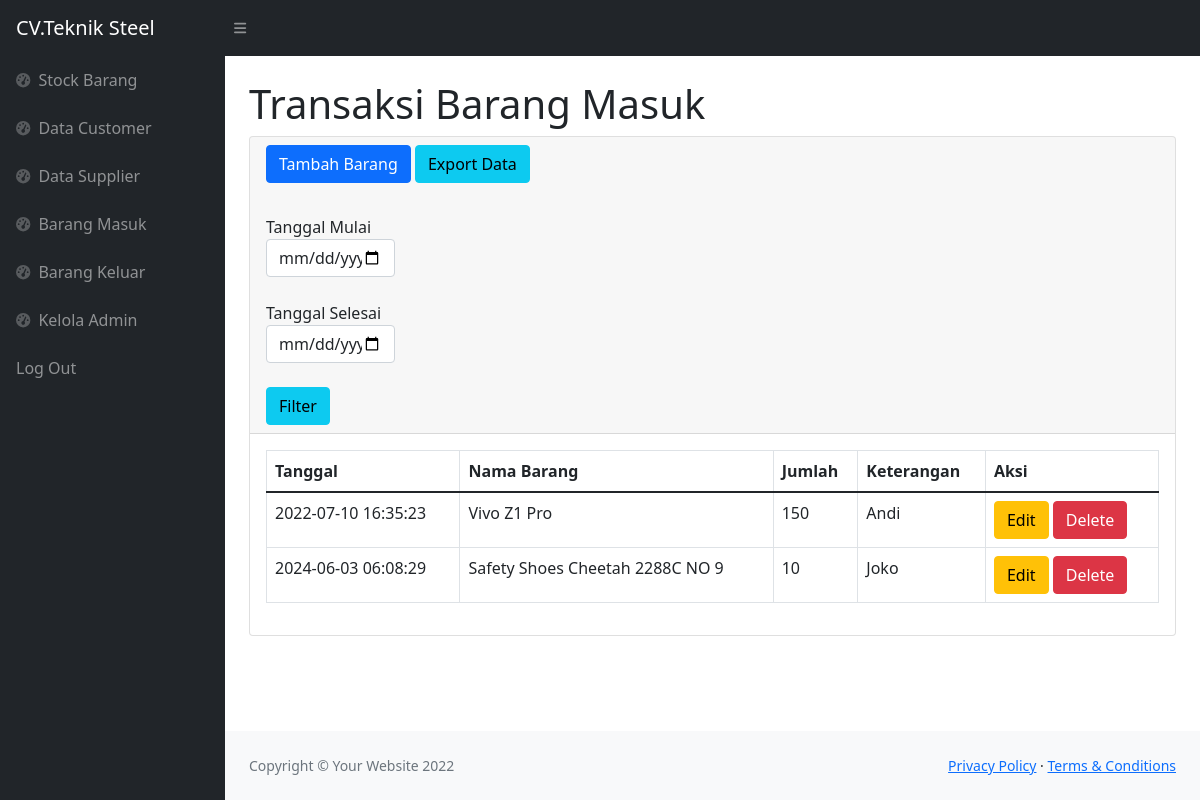
The page /masuk.php (signed in) on the database its author committed.
### tables this page shows
CREATE TABLE `masuk` (
  `idmasuk` int(11) NOT NULL,
  `idbarang` int(11) NOT NULL,
  `idsupplier` int(11) NOT NULL,
  `tanggal` timestamp NOT NULL DEFAULT current_timestamp(),
  `keterangan` varchar(25) NOT NULL,
  `qty` int(11) NOT NULL
);

CREATE TABLE `stock` (
  `idbarang` int(11) NOT NULL,
  `namabarang` varchar(50) NOT NULL,
  `deskripsi` varchar(25) NOT NULL,
  `stock` int(11) NOT NULL
);

### masuk.php (the view, shortened to what this page needs)
<?php
require 'function.php';
?>
<!DOCTYPE html>
<html lang="en">
    <head>
        <link href="https://cdn.jsdelivr.net/npm/simple-datatables@latest/dist/style.css" rel="stylesheet" />
        <link href="css/styles.css" rel="stylesheet" />
    </head>
    <body class="sb-nav-fixed">
        <nav class="sb-topnav navbar navbar-expand navbar-dark bg-dark">
            <a class="navbar-brand ps-3" href="index.php">CV.Teknik Steel</a>
            <button class="btn btn-link btn-sm order-1 order-lg-0 me-4 me-lg-0" id="sidebarToggle" href="#!"><i class="fas fa-bars"></i></button>
        </nav>
        <div id="layoutSidenav">
            <div id="layoutSidenav_nav">
                <nav class="sb-sidenav accordion sb-sidenav-dark" id="sidenavAccordion">
                    <div class="sb-sidenav-menu">
                    <div class="nav">
                            <a class="nav-link" href="index.php">
                                <div class="sb-nav-link-icon"><i class="fas fa-tachometer-alt"></i></div>
                                Stock Barang
                            </a>
                            <a class="nav-link" href="customer.php">
                                <div class="sb-nav-link-icon"><i class="fas fa-tachometer-alt"></i></div>
                                Data Customer
                            </a>
                            <a class="nav-link" href="supplier.php">
                                <div class="sb-nav-link-icon"><i class="fas fa-tachometer-alt"></i></div>
                                 Data Supplier
                            </a>
                            <a class="nav-link" href="masuk.php">
                                <div class="sb-nav-link-icon"><i class="fas fa-tachometer-alt"></i></div>
                                Barang Masuk
                            </a>
                            <a class="nav-link" href="keluar.php">
                                <div class="sb-nav-link-icon"><i class="fas fa-tachometer-alt"></i></div>
                                Barang Keluar
                            </a>
                                <a class="nav-link" href="kelolaadmin.php">
                                <div class="sb-nav-link-icon"><i class="fas fa-tachometer-alt"></i></div>
                               Kelola Admin
                            </a>
                            <a class="nav-link" href="logout.php">
                                Log Out
                            </a>
                            </div>
                </nav>
            </div>
            <div id="layoutSidenav_content">
                <main>
                    <div class="container-fluid px-4">
                        <h1 class="mt-4">Transaksi Barang Masuk</h1>
                        <div class="card mb-4">
                            <div class="card-header">
                            <button type="button" class="btn btn-primary" data-bs-toggle="modal" data-bs-target="#myModal">
                            Tambah Barang
                        </button>
                        <a href="exportmasuk.php" class="btn btn-info">Export Data</a>
                        <br>
                            <div class="row mt-2">
                                <div class="col-lg-2">
                                <form method="post" class="form-inline"><br>
                                    <label>Tanggal Mulai</label></br>
                                        <input type="date" name="tgl_mulai" class="form-control"> </br>
                                    <label>Tanggal Selesai</label></br>
                                        <input type="date" name="tgl_selesai" class="form-control ml-3"></br>
                                    <button type="submit" name="filter_tgl" class="btn btn-info ml-3">Filter</button>
                            </form>
                        </div>
                    </div>
                </div>
                <div class="card-body">
                    <div class ="table-responsive">
                                <table class="table table-bordered" id="mauexport" width="100%" cellspacing="0">
                                    <thead>
                                        <tr>
                                            <th>Tanggal</th>
                                            <th>Nama Barang</th>
                                            <th>Jumlah</th>
                                            <th>Keterangan</th>
                                            <th>Aksi</th>
                                        </tr>
                                    </thead>
                                    <tbody>
                                    <?php
                                        if(isset($_POST['filter_tgl'])){
                                            $mulai = $_POST['tgl_mulai'];
                                            $selesai= $_POST['tgl_selesai'];
                                            if($mulai!=null || $selesai!=null){
                                            $ambilsemuadatastock = mysqli_query($conn,"select * from masuk ,stock where stock.idbarang = masuk.idbarang
                                             and tanggal BETWEEN '$mulai' and DATE_ADD('$selesai',INTERVAL 1 DAY)");
                                        } else {
                                            $ambilsemuadatastock = mysqli_query($conn,"select * from masuk ,stock where stock.idbarang = masuk.idbarang");
                                        }
                                    } else {
                                        $ambilsemuadatastock = mysqli_query($conn,"select * from masuk ,stock where stock.idbarang = masuk.idbarang");
                                    }
                                        while($data=mysqli_fetch_array($ambilsemuadatastock)){
                                            $idmasuk    = $data['idmasuk'];
                                            $tanggal    = $data['tanggal'];
                                            $namabarang = $data['namabarang'];
                                            $qty        = $data['qty'];
                                            $keterangan = $data['keterangan'];
                                        ?>
                                        <tr>
                                            <td><?=$tanggal;?></td>
                                            <td><?=$namabarang;?></td>
                                            <td><?=$qty;?></td>
                                            <td><?=$keterangan;?></td>
                                        <td>
                                            <button type="button" class="btn btn-warning" data-bs-toggle="modal" data-bs-target="#edit<?=$idmasuk;?>">
                                                Edit
                                                </button>
                                                <button type="button" class="btn btn-danger" data-bs-toggle="modal" data-bs-target="#delete<?=$idmasuk;?>">
                                                Delete
                                                </button>
                                            </td>
                                        </tr>
                                                    </div>
                                                </div>
                                        <?php
                                        };
                                        ?>
                            </div>
                    </div>
                <footer class="py-4 bg-light mt-auto">
                    <div class="container-fluid px-4">
                        <div class="d-flex align-items-center justify-content-between small">
                            <div class="text-muted">Copyright &copy; Your Website 2022</div>
                            <div>
                                <a href="#">Privacy Policy</a>
                                &middot;
                                <a href="#">Terms &amp; Conditions</a>
                            </div>
                        </div>
                    </div>
                </footer>
    </body>
</html>

### rows shown on the page
masuk: tanggal "2022-07-10 16:35:23", idbarang.namabarang "Vivo Z1 Pro", qty "150", keterangan "Andi"
masuk: tanggal "2024-06-03 06:08:29", idbarang.namabarang "Safety Shoes Cheetah 2288C NO 9", qty "10", keterangan "Joko"
